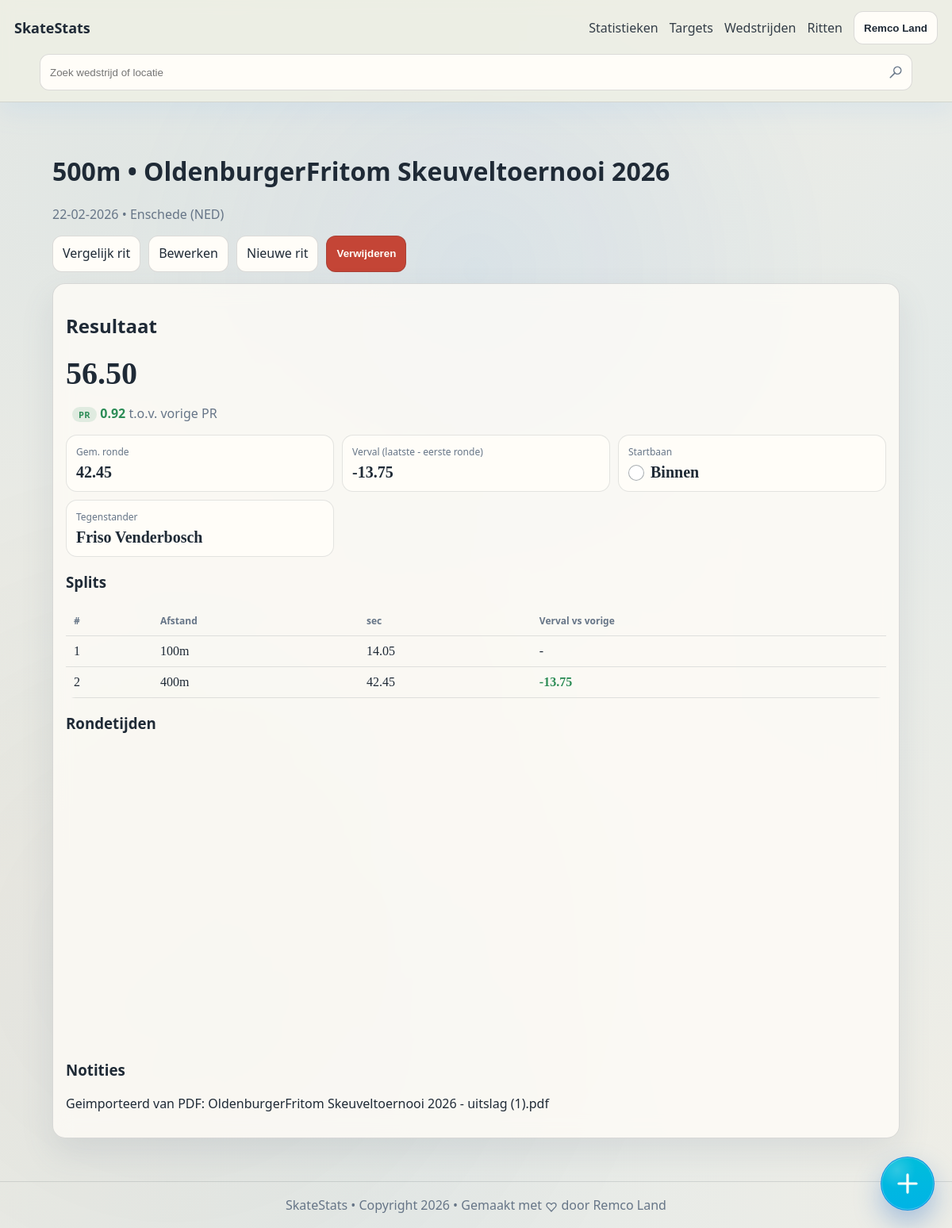
/races/745 (signed in), run on the app's committed database.
### tables this page shows
CREATE TABLE skater (
              id INTEGER PRIMARY KEY AUTOINCREMENT,
              name TEXT NOT NULL UNIQUE
            );

CREATE TABLE race (
              id INTEGER PRIMARY KEY AUTOINCREMENT,
              competition_id INTEGER NOT NULL,
              skater_id INTEGER NOT NULL,
              distance_m INTEGER NOT NULL,
              category TEXT,
              class_name TEXT,
              lane TEXT,
              opponent TEXT,
              total_time_ms INTEGER,
              laps_csv TEXT,   -- "30.12,31.00,31.50"
              dnf INTEGER NOT NULL DEFAULT 0,
              notes TEXT,
              created_at TEXT NOT NULL, tag_key TEXT,
              FOREIGN KEY (competition_id) REFERENCES competition(id) ON DELETE CASCADE,
              FOREIGN KEY (skater_id) REFERENCES skater(id) ON DELETE RESTRICT
            );

CREATE TABLE competition (
              id INTEGER PRIMARY KEY AUTOINCREMENT,
              name TEXT NOT NULL,
              venue TEXT,
              competition_date TEXT NOT NULL, -- YYYY-MM-DD
              notes TEXT,
              created_at TEXT NOT NULL
            , owner_user_id INTEGER);

### app/main.py (the view)
@app.get("/races/{race_id}", response_class=HTMLResponse)
def race_detail(request: Request, race_id: int):
    current_user = require_user(request)
    with db() as conn:
        r = conn.execute(
            """
            SELECT r.*, c.name AS competition_name, c.venue, c.competition_date
            FROM race r
            JOIN competition c ON c.id = r.competition_id
            WHERE r.id = ? AND r.skater_id = ? AND c.owner_user_id = ?
            """,
            (race_id, int(current_user["skater_id"]), int(current_user["id"])),
        ).fetchone()
        history_rows = conn.execute(
            """
            SELECT r.id, r.distance_m, r.total_time_ms, r.dnf, c.competition_date
            FROM race r
            JOIN competition c ON c.id = r.competition_id
            WHERE r.skater_id = ? AND c.owner_user_id = ?
            ORDER BY c.competition_date ASC, r.id ASC
            """,
            (int(current_user["skater_id"]), int(current_user["id"])),
        ).fetchall()
    if not r:
        return HTMLResponse("Race not found", status_code=404)
    laps = laps_from_csv(r["laps_csv"])
    split_rows = build_split_rows(laps, r["distance_m"])
    metrics = compute_race_metrics(laps, r["distance_m"])
    split_chart = build_split_chart(laps)
    pr_progress = build_pr_progress(history_rows)
    pr_context = pr_progress.get(
        race_id,
        {"is_pr": False, "previous_pr_ms": None, "delta_vs_previous_pr_ms": None, "delta_abs_ms": None},
    )
    return render(
        request,
        "race_detail.html",
        race={**dict(r), "tag": race_tag_badge(r["tag_key"])},
        laps=laps,
        split_rows=split_rows,
        metrics=metrics,
        split_chart=split_chart,
        pr_context=pr_context,
        fmt_ms=fmt_ms,
        fmt_date=fmt_date_ymd_to_dmy,
        fmt_sec=fmt_sec,
        format_notes_html=format_notes_html,
    )

### app/main.py (called while the page is built)
def fmt_date_ymd_to_dmy(ymd: str | None) -> str:
    if not ymd:
        return "-"
    try:
        d = datetime.strptime(ymd, "%Y-%m-%d")
        return d.strftime("%d-%m-%Y")
    except ValueError:
        return ymd

def db() -> sqlite3.Connection:
    conn = sqlite3.connect(DB_PATH)
    conn.execute("PRAGMA foreign_keys = ON")
    conn.row_factory = sqlite3.Row
    return conn

def get_user_by_id(conn: sqlite3.Connection, user_id: int) -> Optional[sqlite3.Row]:
    return conn.execute(
        """
        SELECT u.*, s.name AS skater_name
        FROM user u
        JOIN skater s ON s.id = u.skater_id
        WHERE u.id = ?
        """,
        (user_id,),
    ).fetchone()

def normalize_theme_preference(raw_value: str) -> str:
    value = (raw_value or "").strip().lower()
    if value == "light":
        return "light"
    if value == "system":
        return "system"
    return "dark"

def normalize_motion_preference(raw_value: str) -> str:
    value = (raw_value or "").strip().lower()
    if value in {"background", "cards", "none"}:
        return value
    return "all"

def resolved_theme(theme_preference: str) -> str:
    return "dark" if normalize_theme_preference(theme_preference) == "system" else normalize_theme_preference(theme_preference)

def render(request: Request, template_name: str, **ctx) -> HTMLResponse:
    tpl = templates_env.get_template(template_name)
    current_user = getattr(request.state, "user", None)
    html = tpl.render(
        app_title=APP_TITLE,
        request=request,
        current_user=current_user,
        owner_name=current_user["skater_name"] if current_user else OWNER_NAME,
        theme_preference=normalize_theme_preference(current_user["theme_preference"]) if current_user else "dark",
        active_theme=resolved_theme(current_user["theme_preference"]) if current_user else "dark",
        motion_preference=normalize_motion_preference(current_user["motion_preference"]) if current_user else "all",
        **ctx,
    )
    return HTMLResponse(html)

def require_user(request: Request) -> sqlite3.Row:
    current_user = getattr(request.state, "user", None)
    if current_user is None:
        raise RuntimeError("missing authenticated user")
    return current_user

def opening_split_m(distance_m: int) -> int:
    if distance_m == 500:
        return 100
    if distance_m == 1500:
        return 300
    if distance_m == 100:
        return 100
    return 200

### app/templates/race_detail.html (shortened to what this page needs)
﻿{% extends "base.html" %}
{% block content %}
  <h1>{{ race.distance_m }}m &bull; {{ race.competition_name }}</h1>
  <p class="muted">
    {{ fmt_date(race.competition_date) }}
    {% if race.venue %} &bull; {{ race.venue }}{% endif %}
  </p>
  <div class="row-actions">
    <a class="btn" href="/races/{{ race.id }}/compare">Vergelijk rit</a>
    <a class="btn" href="/races/{{ race.id }}/edit">Bewerken</a>
    <a class="btn" href="/races/new?competition_id={{ race.competition_id }}">Nieuwe rit</a>
    <button type="button" class="btn btn-danger" id="open-race-delete-dialog">Verwijderen</button>
  </div>
  <section class="card">
    <h2>Resultaat</h2>
    <p class="big mono">{{ fmt_ms(race.total_time_ms) }}{% if race.dnf == 1 %} (DNF){% endif %}</p>
    <p class="muted">
      {% if pr_context.is_pr %}
        <span class="badge-pr">PR</span>
      {% endif %}
      {% if pr_context.previous_pr_ms is not none and pr_context.delta_vs_previous_pr_ms is not none %}
        <span class="{% if pr_context.delta_vs_previous_pr_ms <= 0 %}delta-good{% else %}delta-bad{% endif %}">
          {% if pr_context.delta_vs_previous_pr_ms > 0 %}+{% endif %}{{ fmt_ms(pr_context.delta_abs_ms) }}
        </span>
        t.o.v. vorige PR
      {% else %}
        Eerste geregistreerde tijd op deze afstand.
      {% endif %}
    </p>
    <div class="grid3">
      <div class="stat">
        <div class="label">Gem. ronde</div>
        <div class="value mono">
          {% if metrics.avg_400 is not none %}
            {{ "%.2f"|format(metrics.avg_400) }}
          {% else %}
            -
          {% endif %}
        </div>
      </div>
      <div class="stat">
        <div class="label">Verval (laatste - eerste ronde)</div>
        <div class="value mono">
          {% if metrics.fade_400eq is not none %}
            {{ "%.2f"|format(metrics.fade_400eq) }}
          {% else %}
            -
          {% endif %}
        </div>
      </div>
      {% if race.lane %}
        <div class="stat">
          <div class="label">Startbaan</div>
          <div class="value mono lane-indicator">
            {% set lane_value = race.lane or "" %}
            {% set lane_norm = lane_value|lower %}
            {% if "binnen" in lane_norm %}
              <span class="lane-dot lane-dot-indoor" aria-label="Binnenbaan" title="Binnenbaan"></span>
            {% elif "buiten" in lane_norm %}
              <span class="lane-dot lane-dot-outdoor" aria-label="Buitenbaan" title="Buitenbaan"></span>
            {% else %}
              <span class="lane-dot lane-dot-unknown" aria-label="{{ race.lane }}" title="{{ race.lane }}"></span>
            {% endif %}
            <span>{{ race.lane }}</span>
          </div>
        </div>
      {% endif %}
      {% if race.opponent %}
        <div class="stat">
          <div class="label">Tegenstander</div>
          <div class="value mono">{{ race.opponent }}</div>
        </div>
      {% endif %}
    </div>
    {% if laps|length > 0 %}
      <h3>Splits</h3>
      <table>
        <thead>
          <tr><th>#</th><th>Afstand</th><th>sec</th><th>Verval vs vorige</th></tr>
        </thead>
        <tbody>
          {% for split in split_rows %}
            <tr>
              <td class="mono">{{ split.index }}</td>
              <td class="mono">{{ split.distance_m if split.distance_m is not none else "-" }}m</td>
              <td class="mono">{{ "%.2f"|format(split.seconds) }}</td>
              <td class="mono">
                {% if split.delta_prev_400eq is not none %}
                  <span class="{% if split.delta_prev_400eq <= 0 %}delta-good{% else %}delta-bad{% endif %}">
                    {% if split.delta_prev_400eq > 0 %}+{% endif %}{{ fmt_sec(split.delta_prev_400eq) }}
                  </span>
                {% else %}
                  -
                {% endif %}
              </td>
            </tr>
          {% endfor %}
        </tbody>
      </table>
    {% else %}
      <p class="muted">Geen rondetijden ingevuld.</p>
    {% endif %}
    {% if split_chart %}
      <h3>Rondetijden</h3>
    {% endif %}
    {% if race.notes %}
      <h3>Notities</h3>
      <p class="notes-block">{{ format_notes_html(race.notes) }}</p>
    {% endif %}
  </section>
{% endblock %}

### app/templates/base.html (shortened to what this page needs)
﻿<!doctype html>
<html lang="nl" data-theme="{{ active_theme }}" data-theme-preference="{{ theme_preference }}" data-motion-preference="{{ motion_preference }}">
  <head>
    <link rel="stylesheet" href="/static/style.css" />
  </head>
  <body data-theme="{{ active_theme }}" data-theme-preference="{{ theme_preference }}" data-motion-preference="{{ motion_preference }}">
    <header class="topbar">
      <div class="brand">
        <a href="/">{{ app_title }}</a>
      </div>
      {% if current_user %}
        <form method="get" action="/competitions" class="nav-search nav-search-desktop" role="search">
          <input
            type="search"
            name="q"
            value="{{ selected_query or '' }}"
            placeholder="Zoek wedstrijd of locatie"
            aria-label="Zoek op wedstrijd of locatie"
          />
        </form>
        <nav class="nav-desktop">
          <a href="/stats">Statistieken</a>
          <a href="/targets">Targets</a>
          <a href="/competitions">Wedstrijden</a>
          <a href="/races">Ritten</a>
          <div class="profile-menu">
            <button
              type="button"
              class="btn-secondary profile-menu-toggle"
              aria-label="Profielmenu openen"
              aria-expanded="false"
              aria-controls="profile-menu-dropdown"
            >
              {{ owner_name }}
            </button>
          </div>
        </nav>
      {% endif %}
    </header>
    <main class="container">
      {% block content %}{% endblock %}
    </main>
    {% if current_user %}
      <div class="fab-menu" data-open="false">
        <button type="button" class="fab-toggle" aria-label="Snelle acties" aria-expanded="false">
          <span class="line-md-icon" style="--icon-url:url('/static/icons/line-md/plus.svg');" aria-hidden="true"></span>
        </button>
      </div>
    {% endif %}
    <footer class="footer">
      <span>SkateStats &bull; Copyright 2026 &bull; Gemaakt met <span class="line-md-icon" style="--icon-url:url('/static/icons/line-md/heart.svg');" aria-hidden="true"></span> door Remco Land</span>
    </footer>
  </body>
</html>

### data on the page
skater: name "Remco Land"
race: distance_m "500", total_time_ms "56.50", lane "Binnen", opponent "Friso Venderbosch", notes "Geimporteerd van PDF: OldenburgerFritom Skeuveltoernooi 2026 - uitslag (1).pdf"
competition: competition_name "OldenburgerFritom Skeuveltoernooi 2026", competition_date "22-02-2026", venue "Enschede (NED)"

### other printed values
{{ app_title }} "SkateStats"
{{ fmt_ms(pr_context.delta_abs_ms) }} "0.92"
{{ "%.2f"|format(metrics.avg_400) }} "42.45"
{{ "%.2f"|format(metrics.fade_400eq) }} "-13.75"
{{ split.index }} "1" "2"
{{ split.distance_m if split.distance_m is not none else "-" }} "100" "400"
{{ "%.2f"|format(split.seconds) }} "14.05" "42.45"
{{ fmt_sec(split.delta_prev_400eq) }} "-13.75"
